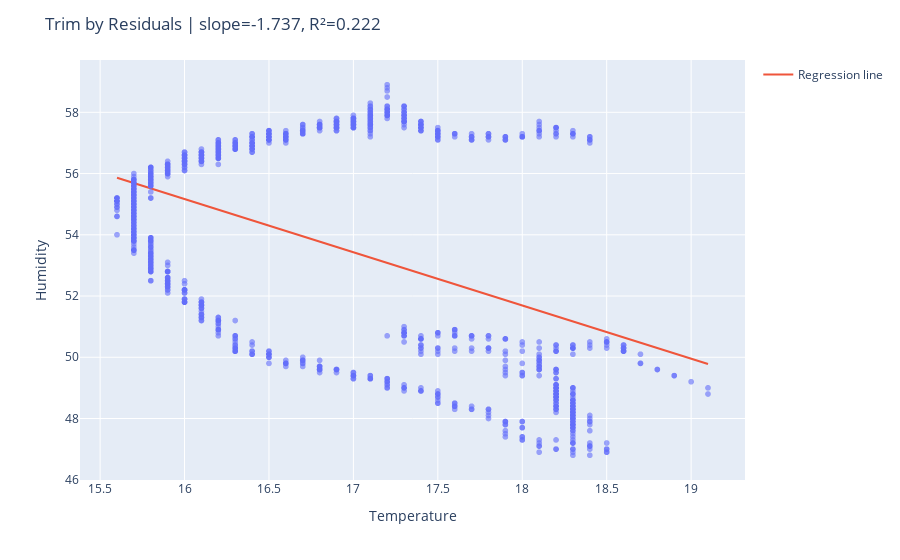

Notebook code for this chart:
### Code cell
#residuals versus baseline model
X_all = df[["temperature"]].values
y_all = df["humidity"].values
y_hat_all = model0.predict(X_all)
resid = y_all - y_hat_all
df_resid = df.assign(residual=resid, abs_resid=np.abs(resid))

K = 10 
df_trimC = df_resid.sort_values("abs_resid").iloc[:-K].drop(columns=["residual", "abs_resid"])

modelC, t_gridC, y_gridC, mC = fit_predict(df_trimC)
plot_fit(df_trimC, t_gridC, y_gridC, title=f"Trim by Residuals | slope={mC['slope']:.3f}, R²={mC['r2_train']:.3f}")

### Figure 1 — Plotly figure (JSON) as saved in the notebook; plotly's stock layout.template omitted (floating-point values rounded to 4 significant figures; data arrays with more than 128 entries replaced by an {"elided": "..."} marker saying what was removed)
{"data": [{"hovertemplate": "Temperature=%{x}<br>Humidity=%{y}<extra></extra>", "legendgroup": "", "marker": {"color": "#636efa", "opacity": 0.6, "symbol": "circle"}, "mode": "markers", "name": "", "showlegend": false, "type": "scattergl", "x": {"elided": "1480 float values"}, "xaxis": "x", "y": {"elided": "1480 float values"}, "yaxis": "y"}, {"mode": "lines", "name": "Regression line", "type": "scatter", "x": [15.6, 15.64, 15.67, 15.71, 15.74, 15.78, 15.81, 15.85, 15.88, 15.92, 15.95, 15.99, 16.02, 16.06, 16.09, 16.13, 16.17, 16.2, 16.24, 16.27, 16.31, 16.34, 16.38, 16.41, 16.45, 16.48, 16.52, 16.55, 16.59, 16.63, 16.66, 16.7, 16.73, 16.77, 16.8, 16.84, 16.87, 16.91, 16.94, 16.98, 17.01, 17.05, 17.08, 17.12, 17.16, 17.19, 17.23, 17.26, 17.3, 17.33, 17.37, 17.4, 17.44, 17.47, 17.51, 17.54, 17.58, 17.62, 17.65, 17.69, 17.72, 17.76, 17.79, 17.83, 17.86, 17.9, 17.93, 17.97, 18.0, 18.04, 18.07, 18.11, 18.15, 18.18, 18.22, 18.25, 18.29, 18.32, 18.36, 18.39, 18.43, 18.46, 18.5, 18.53, 18.57, 18.61, 18.64, 18.68, 18.71, 18.75, 18.78, 18.82, 18.85, 18.89, 18.92, 18.96, 18.99, 19.03, 19.06, 19.1], "y": [55.86, 55.8, 55.74, 55.68, 55.62, 55.55, 55.49, 55.43, 55.37, 55.31, 55.25, 55.19, 55.12, 55.06, 55.0, 54.94, 54.88, 54.82, 54.76, 54.69, 54.63, 54.57, 54.51, 54.45, 54.39, 54.33, 54.26, 54.2, 54.14, 54.08, 54.02, 53.96, 53.9, 53.83, 53.77, 53.71, 53.65, 53.59, 53.53, 53.47, 53.4, 53.34, 53.28, 53.22, 53.16, 53.1, 53.04, 52.98, 52.91, 52.85, 52.79, 52.73, 52.67, 52.61, 52.55, 52.48, 52.42, 52.36, 52.3, 52.24, 52.18, 52.12, 52.05, 51.99, 51.93, 51.87, 51.81, 51.75, 51.69, 51.62, 51.56, 51.5, 51.44, 51.38, 51.32, 51.26, 51.19, 51.13, 51.07, 51.01, 50.95, 50.89, 50.83, 50.76, 50.7, 50.64, 50.58, 50.52, 50.46, 50.4, 50.34, 50.27, 50.21, 50.15, 50.09, 50.03, 49.97, 49.91, 49.84, 49.78]}], "layout": {"legend": {"tracegroupgap": 0}, "margin": {"t": 60}, "title": {"text": "Trim by Residuals | slope=-1.737, R²=0.222"}, "xaxis": {"anchor": "y", "domain": [0, 1], "title": {"text": "Temperature"}}, "yaxis": {"anchor": "x", "domain": [0, 1], "title": {"text": "Humidity"}}}}
